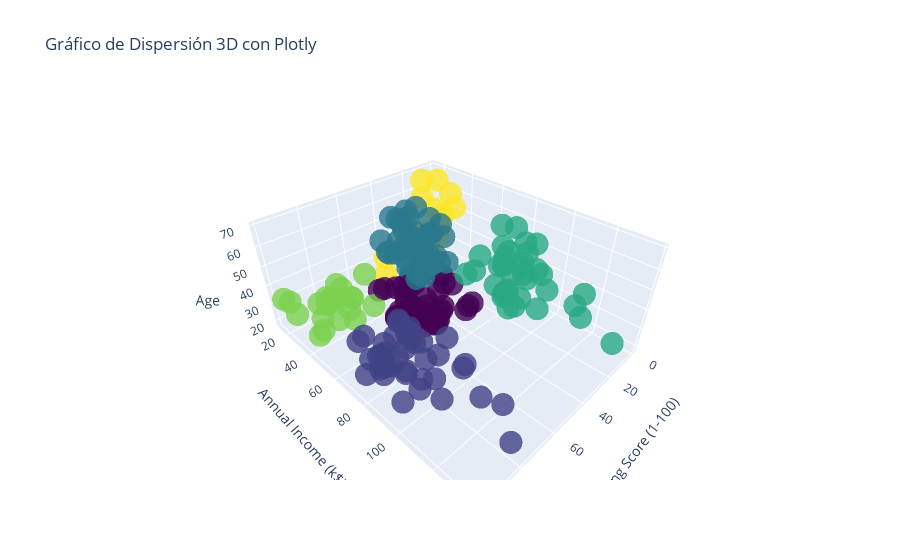

Notebook cell for this chart:
### Code cell
import plotly.graph_objects as go

# Crear figura 3D
fig = go.Figure(data=[go.Scatter3d(
    x=df['Spending Score (1-100)'],
    y=df['Annual Income (k$)'],
    z=df['Age'],
    mode='markers',
    marker=dict(
        size=8,
        color=df['cluster'],  # Colorear por cluster
        colorscale='Viridis',  # Paleta de colores
        opacity=0.8
    )
)])
# Configurar título y etiquetas de ejes
fig.update_layout(
    title='Gráfico de Dispersión 3D con Plotly',
    scene=dict(
        xaxis_title='Spending Score (1-100)',
        yaxis_title='Annual Income (k$)',
        zaxis_title='Age'
    )
)
# Mostrar gráfico
fig.show()

### Figure 1 — Plotly figure (JSON) as saved in the notebook; plotly's stock layout.template omitted (floating-point values rounded to 4 significant figures; data arrays with more than 128 entries replaced by an {"elided": "..."} marker saying what was removed)
{"data": [{"marker": {"color": {"elided": "200 int values"}, "colorscale": [[0, "#440154"], [0.1111, "#482878"], [0.2222, "#3e4989"], [0.3333, "#31688e"], [0.4444, "#26828e"], [0.5556, "#1f9e89"], [0.6667, "#35b779"], [0.7778, "#6ece58"], [0.8889, "#b5de2b"], [1, "#fde725"]], "opacity": 0.8, "size": 8}, "mode": "markers", "type": "scatter3d", "x": {"elided": "200 int values"}, "y": {"elided": "200 int values"}, "z": {"elided": "200 int values"}}], "layout": {"scene": {"xaxis": {"title": {"text": "Spending Score (1-100)"}}, "yaxis": {"title": {"text": "Annual Income (k$)"}}, "zaxis": {"title": {"text": "Age"}}}, "title": {"text": "Gráfico de Dispersión 3D con Plotly"}}}
